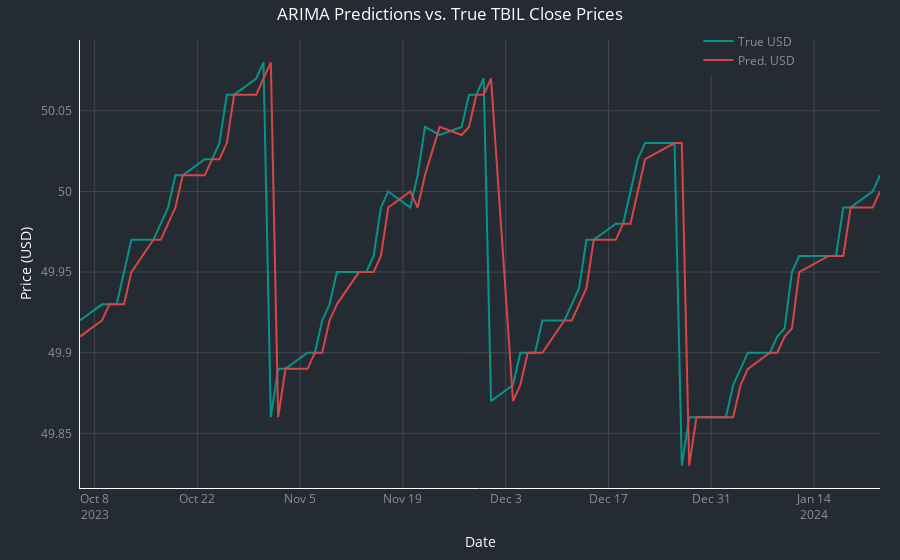

Source (notebook cell):
### Code cell
# Plot close prices
fig = go.Figure()
fig.add_trace(go.Scatter(
    x=tbil_df["Date"].iloc[-Xt:], y=true_prices, 
    mode="lines", name="True USD", line_color=palette["green"]))
fig.add_trace(go.Scatter(
    x=tbil_df["Date"].iloc[-Xt:], y=pred_prices, 
    mode="lines", name="Pred. USD", line_color=palette["red"]))
# Update layout with date formatting
fig.update_layout(
    title="ARIMA Predictions vs. True TBIL Close Prices",
    xaxis_title="Date",
    yaxis_title="Price (USD)",
    xaxis_type="date",
    legend=dict(x=0.773, y=1.03)
)
# Set label formats for hovering
fig.update_traces(
    hovertemplate="%{x:%b %d, %Y}<br>Price: %{y:,.2f}<extra></extra>" # extra code removes trace name default
)
# Show plot
format_plot(fig)
fig.show()

### Figure 1 — Plotly figure (JSON) as saved in the notebook; plotly's stock layout.template omitted (floating-point values rounded to 4 significant figures)
{"data": [{"hovertemplate": "%{x:%b %d, %Y}<br>Price: %{y:,.2f}<extra></extra>", "line": {"color": "#089389"}, "mode": "lines", "name": "True USD", "type": "scatter", "x": ["2023-10-06", "2023-10-09", "2023-10-10", "2023-10-11", "2023-10-12", "2023-10-13", "2023-10-16", "2023-10-17", "2023-10-18", "2023-10-19", "2023-10-20", "2023-10-23", "2023-10-24", "2023-10-25", "2023-10-26", "2023-10-27", "2023-10-30", "2023-10-31", "2023-11-01", "2023-11-02", "2023-11-03", "2023-11-06", "2023-11-07", "2023-11-08", "2023-11-09", "2023-11-10", "2023-11-13", "2023-11-14", "2023-11-15", "2023-11-16", "2023-11-17", "2023-11-20", "2023-11-21", "2023-11-22", "2023-11-24", "2023-11-27", "2023-11-28", "2023-11-29", "2023-11-30", "2023-12-01", "2023-12-04", "2023-12-05", "2023-12-06", "2023-12-07", "2023-12-08", "2023-12-11", "2023-12-12", "2023-12-13", "2023-12-14", "2023-12-15", "2023-12-18", "2023-12-19", "2023-12-20", "2023-12-21", "2023-12-22", "2023-12-26", "2023-12-27", "2023-12-28", "2023-12-29", "2024-01-02", "2024-01-03", "2024-01-04", "2024-01-05", "2024-01-08", "2024-01-09", "2024-01-10", "2024-01-11", "2024-01-12", "2024-01-16", "2024-01-17", "2024-01-18", "2024-01-19", "2024-01-22", "2024-01-23"], "y": [49.92, 49.93, 49.93, 49.93, 49.95, 49.97, 49.97, 49.98, 49.99, 50.01, 50.01, 50.02, 50.02, 50.03, 50.06, 50.06, 50.07, 50.08, 49.86, 49.89, 49.89, 49.9, 49.9, 49.92, 49.93, 49.95, 49.95, 49.95, 49.96, 49.99, 50, 49.99, 50.01, 50.04, 50.03, 50.04, 50.06, 50.06, 50.07, 49.87, 49.88, 49.9, 49.9, 49.9, 49.92, 49.92, 49.93, 49.94, 49.97, 49.97, 49.98, 49.98, 50, 50.02, 50.03, 50.03, 49.83, 49.86, 49.86, 49.86, 49.88, 49.89, 49.9, 49.9, 49.91, 49.92, 49.95, 49.96, 49.96, 49.96, 49.99, 49.99, 50, 50.01]}, {"hovertemplate": "%{x:%b %d, %Y}<br>Price: %{y:,.2f}<extra></extra>", "line": {"color": "#d34748"}, "mode": "lines", "name": "Pred. USD", "type": "scatter", "x": ["2023-10-06", "2023-10-09", "2023-10-10", "2023-10-11", "2023-10-12", "2023-10-13", "2023-10-16", "2023-10-17", "2023-10-18", "2023-10-19", "2023-10-20", "2023-10-23", "2023-10-24", "2023-10-25", "2023-10-26", "2023-10-27", "2023-10-30", "2023-10-31", "2023-11-01", "2023-11-02", "2023-11-03", "2023-11-06", "2023-11-07", "2023-11-08", "2023-11-09", "2023-11-10", "2023-11-13", "2023-11-14", "2023-11-15", "2023-11-16", "2023-11-17", "2023-11-20", "2023-11-21", "2023-11-22", "2023-11-24", "2023-11-27", "2023-11-28", "2023-11-29", "2023-11-30", "2023-12-01", "2023-12-04", "2023-12-05", "2023-12-06", "2023-12-07", "2023-12-08", "2023-12-11", "2023-12-12", "2023-12-13", "2023-12-14", "2023-12-15", "2023-12-18", "2023-12-19", "2023-12-20", "2023-12-21", "2023-12-22", "2023-12-26", "2023-12-27", "2023-12-28", "2023-12-29", "2024-01-02", "2024-01-03", "2024-01-04", "2024-01-05", "2024-01-08", "2024-01-09", "2024-01-10", "2024-01-11", "2024-01-12", "2024-01-16", "2024-01-17", "2024-01-18", "2024-01-19", "2024-01-22", "2024-01-23"], "y": [49.91, 49.92, 49.93, 49.93, 49.93, 49.95, 49.97, 49.97, 49.98, 49.99, 50.01, 50.01, 50.02, 50.02, 50.03, 50.06, 50.06, 50.07, 50.08, 49.86, 49.89, 49.89, 49.9, 49.9, 49.92, 49.93, 49.95, 49.95, 49.95, 49.96, 49.99, 50, 49.99, 50.01, 50.04, 50.03, 50.04, 50.06, 50.06, 50.07, 49.87, 49.88, 49.9, 49.9, 49.9, 49.92, 49.92, 49.93, 49.94, 49.97, 49.97, 49.98, 49.98, 50, 50.02, 50.03, 50.03, 49.83, 49.86, 49.86, 49.86, 49.88, 49.89, 49.9, 49.9, 49.91, 49.92, 49.95, 49.96, 49.96, 49.96, 49.99, 49.99, 50]}], "layout": {"autosize": true, "legend": {"font": {"color": "#8f8f94"}, "x": 0.773, "y": 1.03}, "margin": {"b": 20, "l": 80, "r": 20, "t": 40}, "paper_bgcolor": "#252b33", "plot_bgcolor": "#252b33", "title": {"font": {"color": "#fefeff"}, "text": "ARIMA Predictions vs. True TBIL Close Prices", "x": 0.5}, "xaxis": {"autorange": true, "categoryorder": "category ascending", "gridcolor": "#45464d", "linecolor": "#fefeff", "range": ["2023-10-06", "2024-01-23"], "tickfont": {"color": "#8f8f94"}, "title": {"font": {"color": "#fefeff"}, "text": "Date"}, "type": "date"}, "yaxis": {"autorange": true, "categoryorder": "category ascending", "gridcolor": "#45464d", "linecolor": "#fefeff", "range": [49.82, 50.09], "tickcolor": "#252b33", "tickfont": {"color": "#8f8f94"}, "ticklen": 5, "ticks": "outside", "title": {"font": {"color": "#fefeff"}, "standoff": 5, "text": "Price (USD)"}, "type": "linear"}}}
